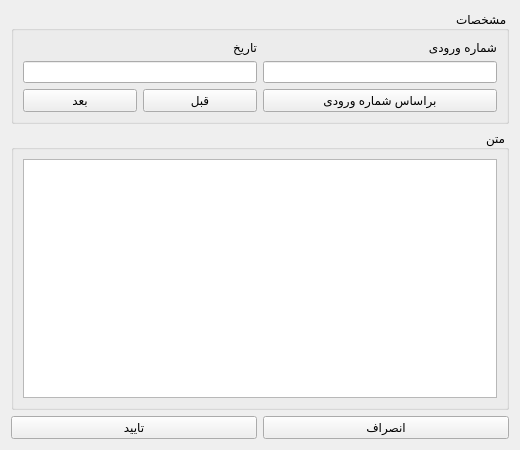
<?xml version="1.0" encoding="UTF-8"?>
<ui version="4.0">
 <class>EditorForm</class>
 <widget class="QWidget" name="EditorForm">
  <property name="geometry">
   <rect>
    <x>0</x>
    <y>0</y>
    <width>520</width>
    <height>450</height>
   </rect>
  </property>
  <property name="windowTitle">
   <string>Form</string>
  </property>
  <property name="layoutDirection">
   <enum>Qt::RightToLeft</enum>
  </property>
  <layout class="QVBoxLayout" name="verticalLayout" stretch="1,3,0">
   <item>
    <widget class="QGroupBox" name="groupBox">
     <property name="layoutDirection">
      <enum>Qt::RightToLeft</enum>
     </property>
     <property name="title">
      <string>مشخصات</string>
     </property>
     <layout class="QHBoxLayout" name="horizontalLayout">
      <item>
       <layout class="QVBoxLayout" name="verticalLayout_2">
        <item>
         <widget class="QLabel" name="label_2">
          <property name="layoutDirection">
           <enum>Qt::LeftToRight</enum>
          </property>
          <property name="text">
           <string>شماره ورودی</string>
          </property>
         </widget>
        </item>
        <item>
         <widget class="QLineEdit" name="number"/>
        </item>
        <item>
         <widget class="QPushButton" name="suggestNumberBut">
          <property name="text">
           <string>براساس شماره ورودی</string>
          </property>
         </widget>
        </item>
       </layout>
      </item>
      <item>
       <layout class="QVBoxLayout" name="verticalLayout_3">
        <item>
         <widget class="QLabel" name="label">
          <property name="text">
           <string>تاریخ</string>
          </property>
         </widget>
        </item>
        <item>
         <widget class="QLineEdit" name="date"/>
        </item>
        <item>
         <layout class="QHBoxLayout" name="horizontalLayout_3">
          <item>
           <widget class="QPushButton" name="dateBeforeButton">
            <property name="text">
             <string>قبل</string>
            </property>
           </widget>
          </item>
          <item>
           <widget class="QPushButton" name="dateNextButton">
            <property name="text">
             <string>بعد</string>
            </property>
           </widget>
          </item>
         </layout>
        </item>
       </layout>
      </item>
     </layout>
    </widget>
   </item>
   <item>
    <widget class="QGroupBox" name="groupBox_2">
     <property name="title">
      <string>متن</string>
     </property>
     <layout class="QHBoxLayout" name="horizontalLayout_2">
      <item>
       <widget class="QTextEdit" name="textEdit"/>
      </item>
     </layout>
    </widget>
   </item>
   <item>
    <layout class="QHBoxLayout" name="horizontalLayout_4">
     <item>
      <widget class="QPushButton" name="cancelBut">
       <property name="text">
        <string>انصراف</string>
       </property>
      </widget>
     </item>
     <item>
      <widget class="QPushButton" name="okBut">
       <property name="text">
        <string>تایید</string>
       </property>
      </widget>
     </item>
    </layout>
   </item>
  </layout>
 </widget>
 <resources/>
 <connections/>
</ui>
